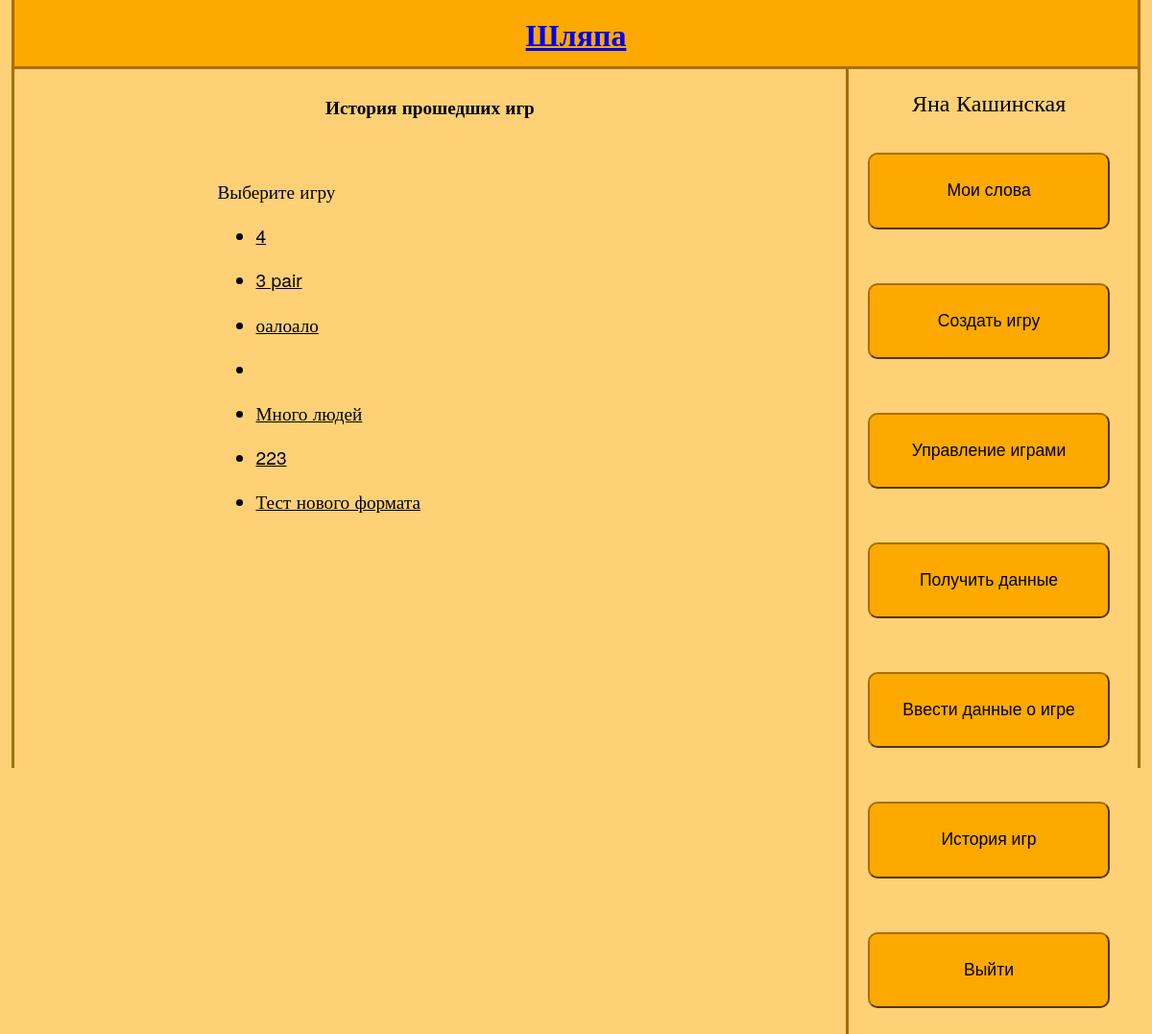
The page /history/ (signed in) on the database as committed earlier.
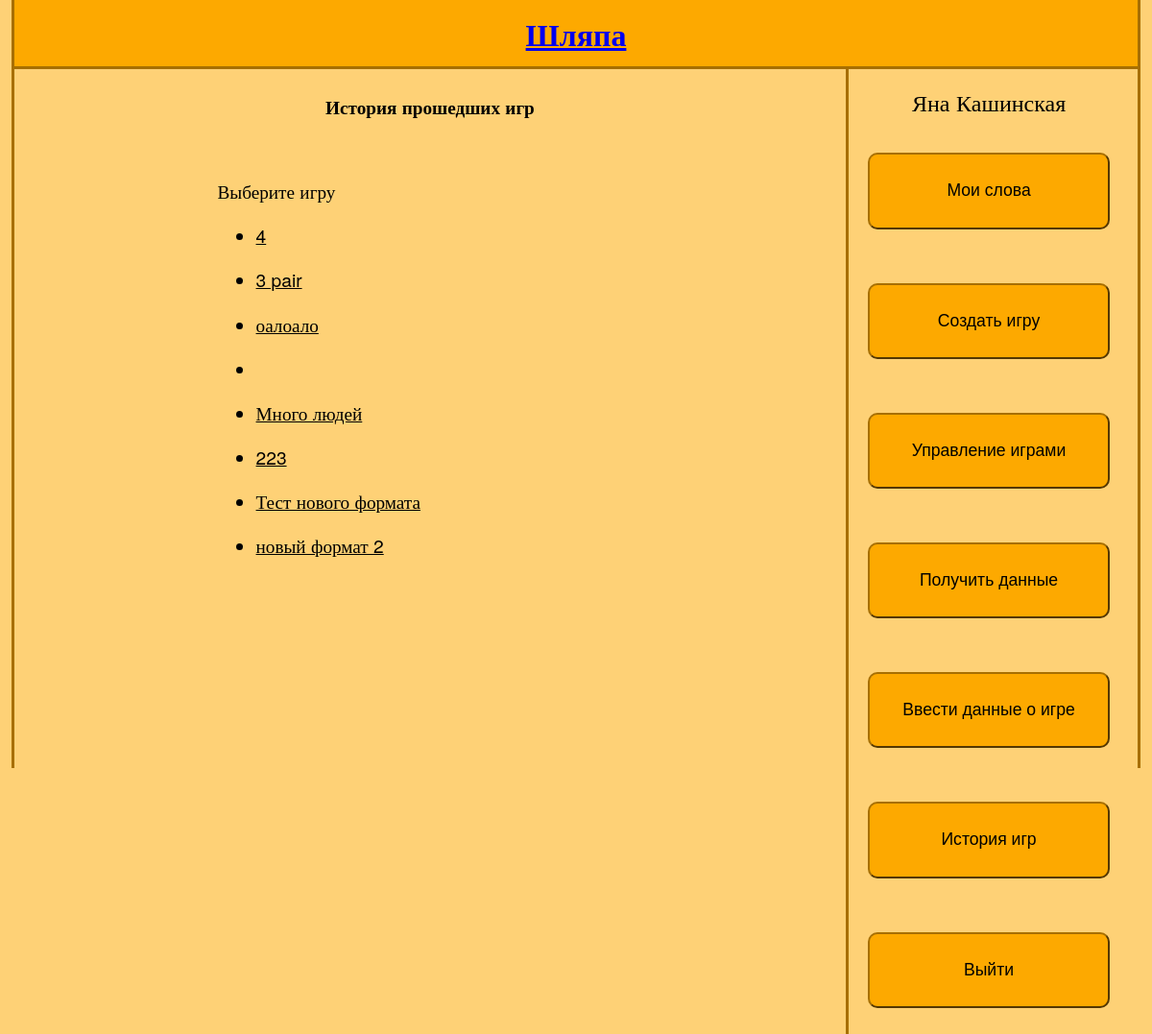
The same page on the database as committed later.
### game/models.py (models this page shows, shortened)
class Game(models.Model):
	name = models.CharField(max_length = 100)
	password = models.IntegerField()
	creator = models.ForeignKey(User, related_name='creator')
	user = models.ManyToManyField(User, related_name='user')

### views.py (the view)
# urls.py: url(r'^history/$', history),
def history(request):
	games = Game.objects.filter(user = request.user)
	return render_to_response('history.html', {'games':games}, context_instance=RequestContext(request))

### templates/history.html (shortened to what this page needs)
{% extends "base.html" %}
{% block main %}
<p>
	<h1> История прошедших игр </h1>
	<div id="list_games">
		Выберите игру
		<ul>
		{% for game in games %}
		<li> <a href = '/history_game/{{game.id}}'> {{game.name}} </a> </li>
		{% endfor %}
		</ul>
	</div>
</p>
{% endblock %}

Rows that differ between the two databases and show on the page:
added Game: name "новый формат 2"
